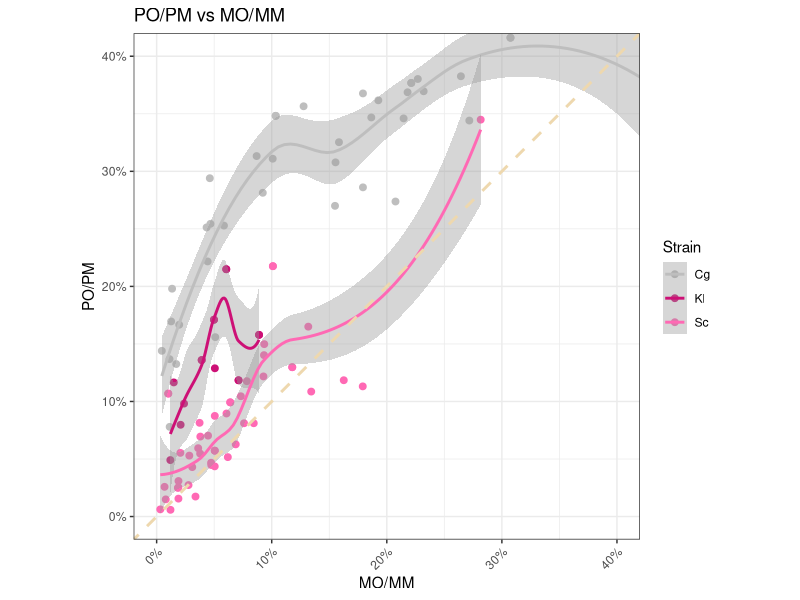
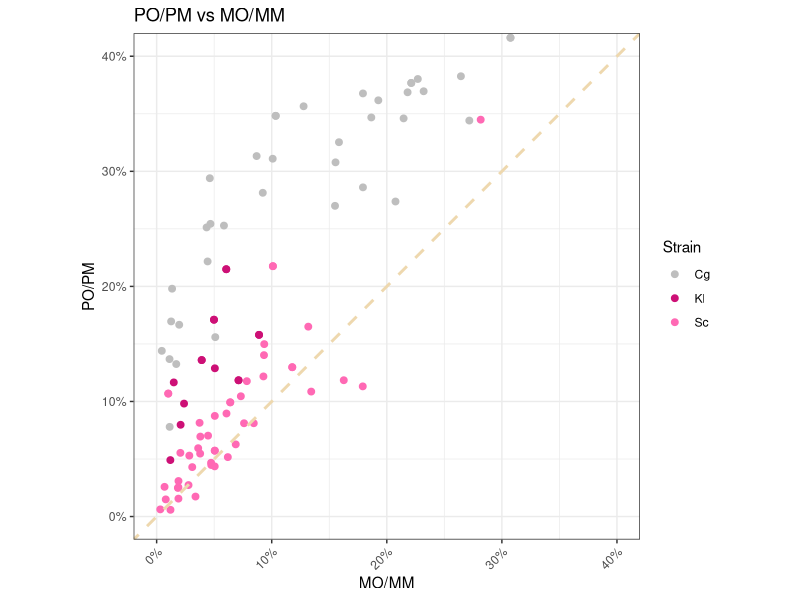
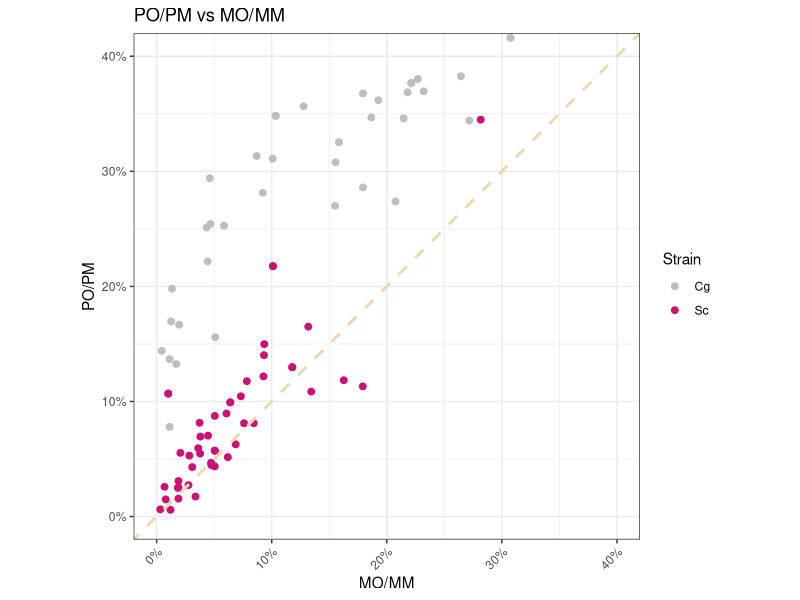
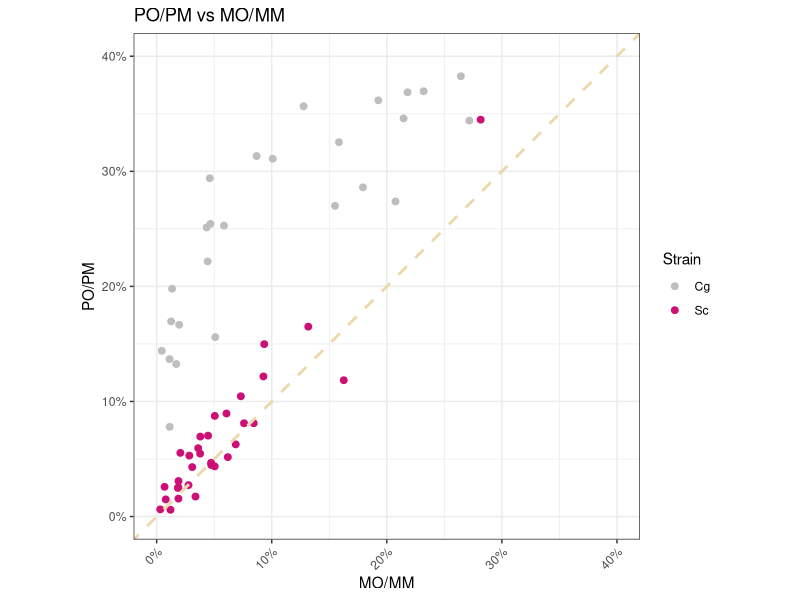
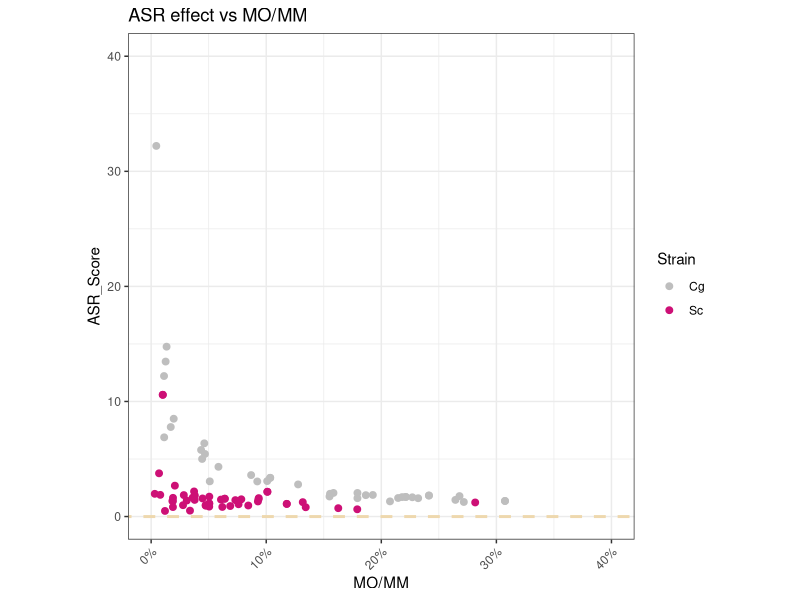
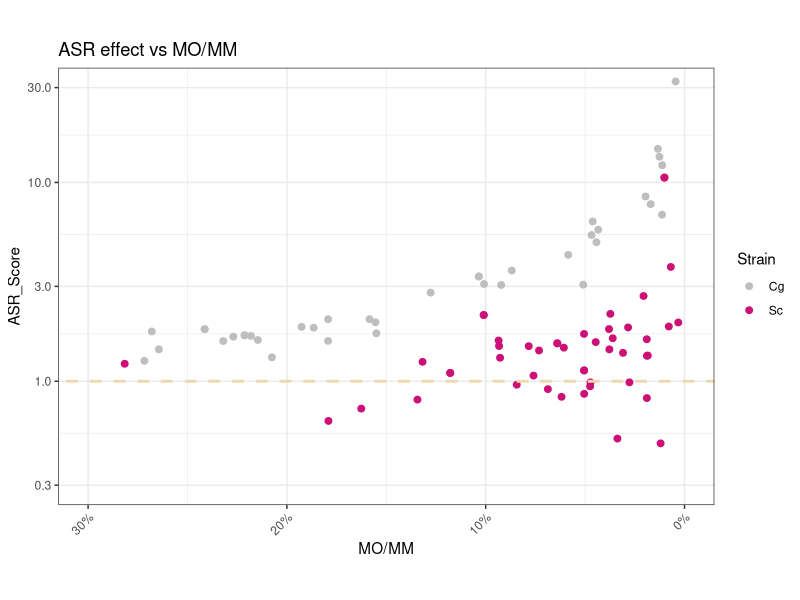
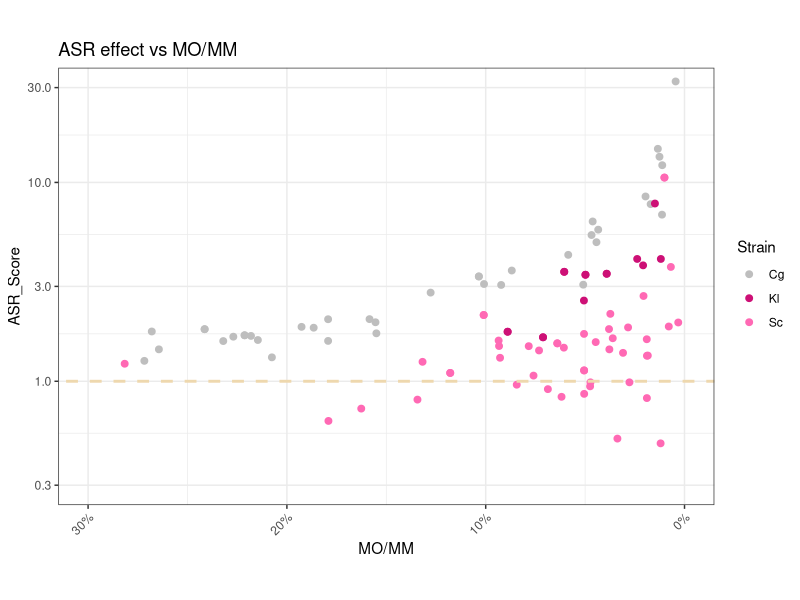
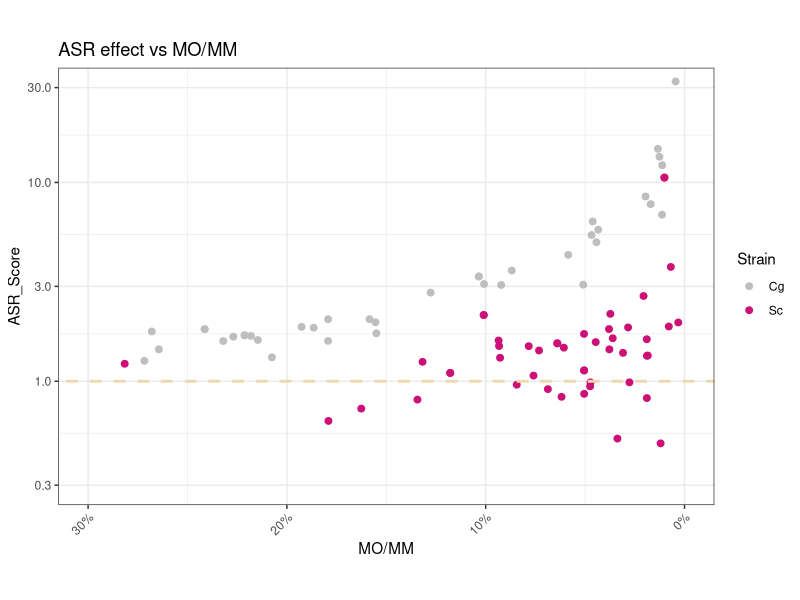

Generate these figures, in order, with R:
## ---- chunk 1
library(tidyverse)
library(ggplot2)
library(dplyr)
library(mgcv)
library(broom)
library(viridis)
## ---- chunk 2
asr_raw <- read.csv("../input/MOPO_Sc_Cg_ASR_scatter_plot _d100322.csv")

# scatterplot of MO/MM vs PO/PM
#png("../output/MO_vs_PO.png", width = 4, height = 4, units = 'in',res = 300) # png for slides
asr_raw  %>% subset(., MO.MM != 1 & PO.PM != 1) %>%
  ggplot(aes(x = MO.MM, y = PO.PM)) + 
  geom_point(aes(color = Strain),size = 2) + 
  geom_smooth(aes(color = Strain)) +  # fit to a loess model with 95% CI 
  #geom_smooth(aes(color = Strain, fill = Strain), method = "lm") +
  #scale_color_viridis(discrete = TRUE, option = "D") +
  #scale_fill_viridis(discrete = TRUE) + 

  # change decimal scale to pct
  scale_y_continuous(labels = scales::percent, breaks = seq(0, 0.4, 0.1)) +
  scale_x_continuous(labels = scales::percent, breaks = seq(0, 0.4, 0.1)) +
  scale_color_manual(values = c("grey", "deeppink3", "hotpink", "darkorchid2", "deepskyblue", "dodgerblue3", "grey20", "seagreen1"))  +
  # change the scale of x and y axis
  coord_fixed(ratio = 1, xlim = c(0,0.4), ylim = c(0,0.4), expand = TRUE, clip = "on") +
  geom_abline(slope = 1, intercept = 0, color="wheat2", linetype="dashed", size=1) +
  theme_bw() +
  theme(axis.text.x=element_text(angle=45,hjust=1)) +
  ylab("PO/PM") +
  xlab("MO/MM") +
  ggtitle("PO/PM vs MO/MM")


# scatterplot of MO/MM vs PO/PM
asr_raw  %>% subset(., MO.MM != 1 & PO.PM != 1) %>%
  ggplot(aes(x = MO.MM, y = PO.PM)) + 
  geom_point(aes(color = Strain),size = 2) + 
  #geom_smooth(aes(color = Strain)) +  # fit to a loess model with 95% CI 
  #geom_smooth(aes(color = Strain, fill = Strain), method = "lm") +
  #scale_color_viridis(discrete = TRUE, option = "D") +
  #scale_fill_viridis(discrete = TRUE) + 

  # change decimal scale to pct
  scale_y_continuous(labels = scales::percent, breaks = seq(0, 0.4, 0.1)) +
  scale_x_continuous(labels = scales::percent, breaks = seq(0, 0.4, 0.1)) +
  scale_color_manual(values = c("grey", "deeppink3", "hotpink", "darkorchid2", "deepskyblue", "dodgerblue3", "grey20", "seagreen1"))  +
  # change the scale of x and y axis
  coord_fixed(ratio = 1, xlim = c(0,0.4), ylim = c(0,0.4), expand = TRUE, clip = "on") +
  geom_abline(slope = 1, intercept = 0, color="wheat2", linetype="dashed", size=1) +
  theme_bw() +
  theme(axis.text.x=element_text(angle=45,hjust=1)) +
  ylab("PO/PM") +
  xlab("MO/MM") +
  ggtitle("PO/PM vs MO/MM")
  ggsave("../output/MO_vs_PO_HT.png", width = 4, height = 4, units = 'in',dpi = 300)
  
# scatterplot of MO/MM vs PO/PM
asr_raw  %>% subset(., Strain != "Kl" & MO.MM != 1 & PO.PM != 1) %>%
  ggplot(aes(x = MO.MM, y = PO.PM)) + 
  geom_point(aes(color = Strain),size = 2) + 
  #geom_smooth(aes(color = Strain)) +  # fit to a loess model with 95% CI 
  #geom_smooth(aes(color = Strain, fill = Strain), method = "lm") +
  #scale_color_viridis(discrete = TRUE, option = "D") +
  #scale_fill_viridis(discrete = TRUE) + 

  # change decimal scale to pct
  scale_y_continuous(labels = scales::percent, breaks = seq(0, 0.4, 0.1)) +
  scale_x_continuous(labels = scales::percent, breaks = seq(0, 0.4, 0.1)) +
  scale_color_manual(values = c("grey", "deeppink3", "hotpink", "darkorchid2", "deepskyblue", "dodgerblue3", "grey20", "seagreen1"))  +
  # change the scale of x and y axis
  coord_fixed(ratio = 1, xlim = c(0,0.4), ylim = c(0,0.4), expand = TRUE, clip = "on") +
  geom_abline(slope = 1, intercept = 0, color="wheat2", linetype="dashed", size=1) +
  theme_bw() +
  theme(axis.text.x=element_text(angle=45,hjust=1)) +
  ylab("PO/PM") +
  xlab("MO/MM") +
  ggtitle("PO/PM vs MO/MM")
  ggsave("../output/MO_vs_PO_ScCg_HT.png", width = 4, height = 4, units = 'in',dpi = 300)
  
# scatterplot of MO/MM vs PO/PM
asr_raw  %>% subset(., Strain != "Kl" & Experimenter == "JL" & MO.MM != 1 & PO.PM != 1) %>%
  ggplot(aes(x = MO.MM, y = PO.PM)) + 
  geom_point(aes(color = Strain),size = 2) + 
  #geom_smooth(aes(color = Strain)) +  # fit to a loess model with 95% CI 
  #geom_smooth(aes(color = Strain, fill = Strain), method = "lm") +
  #scale_color_viridis(discrete = TRUE, option = "D") +
  #scale_fill_viridis(discrete = TRUE) + 

  # change decimal scale to pct
  scale_y_continuous(labels = scales::percent, breaks = seq(0, 0.4, 0.1)) +
  scale_x_continuous(labels = scales::percent, breaks = seq(0, 0.4, 0.1)) +
  scale_color_manual(values = c("grey", "deeppink3", "hotpink", "darkorchid2", "deepskyblue", "dodgerblue3", "grey20", "seagreen1"))  +
  # change the scale of x and y axis
  coord_fixed(ratio = 1, xlim = c(0,0.4), ylim = c(0,0.4), expand = TRUE, clip = "on") +
  geom_abline(slope = 1, intercept = 0, color="wheat2", linetype="dashed", size=1) +
  theme_bw() +
  theme(axis.text.x=element_text(angle=45,hjust=1)) +
  ylab("PO/PM") +
  xlab("MO/MM") +
  ggtitle("PO/PM vs MO/MM")
  ggsave("../output/d100322_MO_vs_PO.png", width = 4, height = 4, units = 'in',dpi = 300)

## ---- chunk 3
# MO/MM vs ASR Score
asr_raw %>% mutate(.,ASR_Score = PO.PM/MO.MM, .keep = "all") %>% subset(., Strain != "Kl" & MO.MM != 1 & ASR_Score != 1) %>%
  ggplot(aes(x = MO.MM, y = ASR_Score)) + 
  geom_point(aes(color = Strain),size = 2) + 
  #scale_color_viridis(discrete = TRUE, option = "D") +
  #scale_fill_viridis(discrete = TRUE) + 

  # change decimal scale to pct
  scale_x_continuous(labels = scales::percent, breaks = seq(0, 0.4, 0.1)) +
  scale_color_manual(values = c("grey", "deeppink3", "hotpink", "darkorchid2", "deepskyblue", "dodgerblue3", "grey20", "seagreen1"))  +
  # change the scale of x and y axis
  coord_fixed(ratio = 0.01, xlim = c(0,0.4), ylim = c(0,40), expand = TRUE, clip = "on") +
  geom_abline(slope = 0, intercept = 0, color="wheat2", linetype="dashed", size=1) +
  theme_bw() +
  theme(axis.text.x=element_text(angle=45,hjust=1)) +
  ylab("ASR_Score") +
  xlab("MO/MM") +
  ggtitle("ASR effect vs MO/MM")
  ggsave("../output/ASR_vs_MOvsMM.png", width = 4, height = 4, units = 'in',dpi = 300)

# MO/MM vs ASR Score with loess fit
asr_raw %>% mutate(.,ASR_Score = PO.PM/MO.MM, .keep = "all") %>% subset(.,Strain != "Kl") %>% subset(., MO.MM != 1 & ASR_Score != 1) %>%
  ggplot(aes(x = MO.MM, y = ASR_Score)) + 
  geom_point(aes(color = Strain),size = 2) + 
  #geom_smooth(aes(color = Strain),span = 1) + # fit to a loess model with 95% CI 
  #geom_smooth(aes(color = Strain, fill = Strain), method = "lm") +
  #scale_color_viridis(discrete = TRUE, option = "D") +
  #scale_fill_viridis(discrete = TRUE) + 

  # change decimal scale to pct
  scale_y_continuous(trans = "log10")+
  scale_x_reverse(lim = c(0.3,0), labels = scales::percent, breaks = seq(0, 0.4, 0.1)) +
  scale_color_manual(values = c("grey", "deeppink3", "hotpink", "darkorchid2", "deepskyblue", "dodgerblue3", "grey20", "seagreen1"))  +
  #scale_x_reverse() +
  # change the scale of x and y axis
  #coord_fixed(ratio = 0.01, xlim = c(0,0.4), ylim = c(0,40), expand = TRUE, clip = "on") +
  coord_fixed(ratio = 0.1,xlim = c(0.3,0),ylim = c(0.3,30)) +
  geom_abline(slope = 0, intercept = 0, color="wheat2", linetype="dashed", size=1) +
  theme_bw() +
  theme(axis.text.x=element_text(angle=45,hjust=1)) +
  ylab("ASR_Score") +
  xlab("MO/MM") +
  ggtitle("ASR effect vs MO/MM")
  ggsave("../output/ASR_vs_MOvsMM_rev_x_logy.png", width = 4, height = 4, units = 'in',dpi = 300)
  
# MO/MM vs ASR Score with loess fit
asr_raw %>% mutate(.,ASR_Score = PO.PM/MO.MM, .keep = "all") %>% subset(., MO.MM != 1 & ASR_Score != 1) %>%
  ggplot(aes(x = MO.MM, y = ASR_Score)) + 
  geom_point(aes(color = Strain),size = 2) + 
  #geom_smooth(aes(color = Strain),span = 1) + # fit to a loess model with 95% CI 
  #geom_smooth(aes(color = Strain, fill = Strain), method = "lm") +
  #scale_color_viridis(discrete = TRUE, option = "D") +
  #scale_fill_viridis(discrete = TRUE) + 

  # change decimal scale to pct
  scale_y_continuous(trans = "log10")+
  scale_x_reverse(lim = c(0.3,0), labels = scales::percent, breaks = seq(0, 0.4, 0.1)) +
  scale_color_manual(values = c("grey", "deeppink3", "hotpink", "darkorchid2", "deepskyblue", "dodgerblue3", "grey20", "seagreen1"))  +
  #scale_x_reverse() +
  # change the scale of x and y axis
  #coord_fixed(ratio = 0.01, xlim = c(0,0.4), ylim = c(0,40), expand = TRUE, clip = "on") +
  coord_fixed(ratio = 0.1,xlim = c(0.3,0),ylim = c(0.3,30)) +
  geom_abline(slope = 0, intercept = 0, color="wheat2", linetype="dashed", size=1) +
  theme_bw() +
  theme(axis.text.x=element_text(angle=45,hjust=1)) +
  ylab("ASR_Score") +
  xlab("MO/MM") +
  ggtitle("ASR effect vs MO/MM")
  ggsave("../output/ASR_vs_MOvsMM_rev_x_logy_KL.png", width = 4, height = 4, units = 'in',dpi = 300)

# MO/MM vs ASR Score with loess fit
asr_raw %>% mutate(.,ASR_Score = PO.PM/MO.MM, .keep = "all") %>% subset(., Strain != "Kl" & MO.MM != 1 & ASR_Score != 1) %>%
  ggplot(aes(x = MO.MM, y = ASR_Score)) + 
  geom_point(aes(color = Strain),size = 2) + 
  #geom_smooth(aes(color = Strain),span = 1) + # fit to a loess model with 95% CI 
  #geom_smooth(aes(color = Strain, fill = Strain), method = "lm") +
  #scale_color_viridis(discrete = TRUE, option = "D") +
  #scale_fill_viridis(discrete = TRUE) + 

  # change decimal scale to pct
  scale_y_continuous(trans = "log10")+
  scale_x_reverse(lim = c(0.3,0), labels = scales::percent, breaks = seq(0, 0.4, 0.1)) +
  scale_color_manual(values = c("grey", "deeppink3", "hotpink", "darkorchid2", "deepskyblue", "dodgerblue3", "grey20", "seagreen1"))  +
  #scale_x_reverse() +
  # change the scale of x and y axis
  #coord_fixed(ratio = 0.01, xlim = c(0,0.4), ylim = c(0,40), expand = TRUE, clip = "on") +
  coord_fixed(ratio = 0.1,xlim = c(0.3,0),ylim = c(0.3,30)) +
  geom_abline(slope = 0, intercept = 0, color="wheat2", linetype="dashed", size=1) +
  theme_bw() +
  theme(axis.text.x=element_text(angle=45,hjust=1)) +
  ylab("ASR_Score") +
  xlab("MO/MM") +
  ggtitle("ASR effect vs MO/MM")
  ggsave("../output/ASR_vs_MOvsMM_rev_x_logy.png", width = 4, height = 4, units = 'in',dpi = 300)

# MO/MM vs ASR Score with loess fit
asr_raw %>% mutate(.,ASR_Score = PO.PM/MO.MM, .keep = "all") %>% subset(., Experimenter == "JL", Strain != "Kl" & MO.MM != 1 & ASR_Score != 1) %>%
  ggplot(aes(x = MO.MM, y = ASR_Score)) + 
  geom_point(aes(color = Strain),size = 2) + 
  #geom_smooth(aes(color = Strain),span = 1) + # fit to a loess model with 95% CI 
  #geom_smooth(aes(color = Strain, fill = Strain), method = "lm") +
  #scale_color_viridis(discrete = TRUE, option = "D") +
  #scale_fill_viridis(discrete = TRUE) + 

  # change decimal scale to pct
  scale_y_continuous(trans = "log10")+
  scale_x_reverse(lim = c(0.3,0), labels = scales::percent, breaks = seq(0, 0.4, 0.1)) +
  scale_color_manual(values = c("grey", "deeppink3", "hotpink", "darkorchid2", "deepskyblue", "dodgerblue3", "grey20", "seagreen1"))  +
  #scale_x_reverse() +
  # change the scale of x and y axis
  #coord_fixed(ratio = 0.01, xlim = c(0,0.4), ylim = c(0,40), expand = TRUE, clip = "on") +
  coord_fixed(ratio = 0.1,xlim = c(0.3,0),ylim = c(0.3,30)) +
  geom_abline(slope = 0, intercept = 0, color="wheat2", linetype="dashed", size=1) +
  theme_bw() +
  theme(axis.text.x=element_text(angle=45,hjust=1)) +
  ylab("ASR_Score") +
  xlab("MO/MM") +
  ggtitle("ASR effect vs MO/MM")
  ggsave("../output/d100322_ASR_vs_MOvsMM_rev_x_logy_JL.png", width = 4, height = 4, units = 'in',dpi = 300)


# MO/MM vs ASR Score for Cg
asr_raw %>% subset(.,Strain == "Cg") %>% mutate(.,ASR_Score = PO.PM/MO.MM, .keep = "all") %>% subset(., MO.MM != 1 & ASR_Score != 1) %>%
  ggplot(aes(x = MO.MM, y = ASR_Score)) + 
  geom_point(aes(color = Strain),size = 2) + 
  #geom_smooth(aes(color = Strain),span = 1) + # fit to a loess model with 95% CI 
  #geom_smooth(aes(color = Strain, fill = Strain), method = "lm") +
  #scale_color_viridis(discrete = TRUE, option = "D") +
  #scale_fill_viridis(discrete = TRUE) + 

  # change decimal scale to pct
  scale_y_continuous(trans = "log10")+
  scale_x_reverse(lim = c(0.3,0), labels = scales::percent, breaks = seq(0, 0.4, 0.1)) +
  scale_color_manual(values = c("grey", "deeppink3", "hotpink", "darkorchid2", "deepskyblue", "dodgerblue3", "grey20", "seagreen1"))  +
  #scale_x_reverse() +
  # change the scale of x and y axis
  #coord_fixed(ratio = 0.01, xlim = c(0,0.4), ylim = c(0,40), expand = TRUE, clip = "on") +
  coord_fixed(ratio = 0.1,xlim = c(0.3,0),ylim = c(0.3,30)) +
  geom_abline(slope = 0, intercept = 0, color="wheat2", linetype="dashed", size=1) +
  theme_bw() +
  theme(axis.text.x=element_text(angle=45,hjust=1)) +
  ylab("ASR_Score") +
  xlab("Severity of the secondary stress") +
  ggtitle("ASR effect vs MO/MM")
  ggsave("../output/Cg_ASR_vs_MOvsMM_rev_x_logy.png", width = 4, height = 4, units = 'in',dpi = 300)  
  
  
